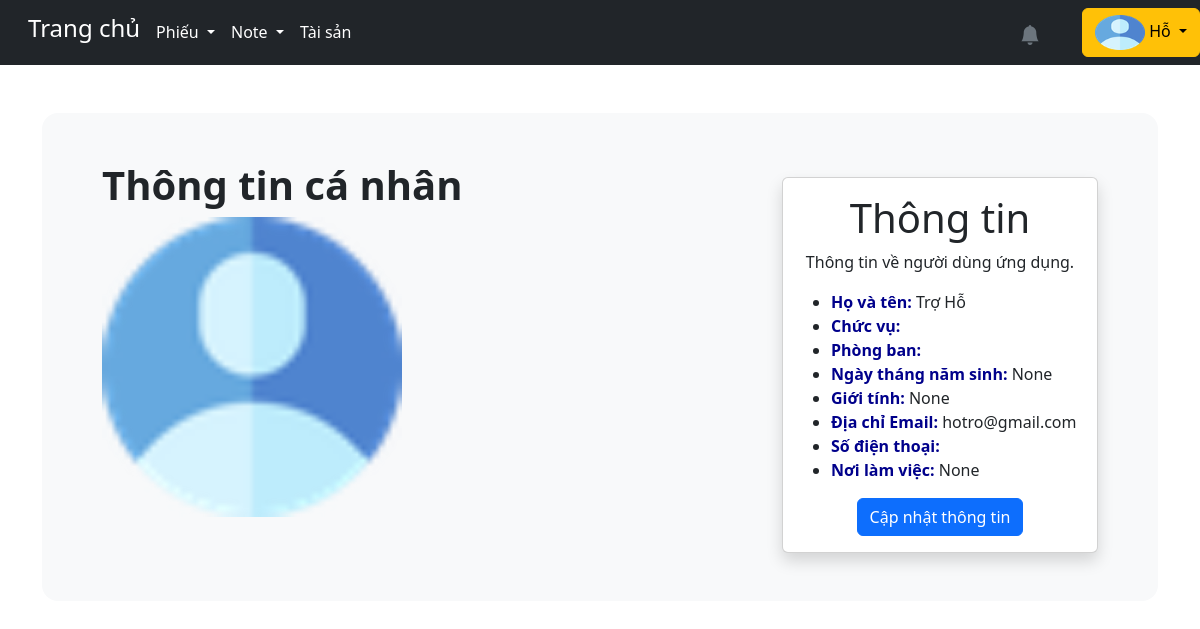
The page /accounts/view_profile/ (signed in) on the database its author committed.
### accounts/models.py (models this page shows, shortened)
class User(AbstractUser):
    is_customer = models.BooleanField(default=False)
    is_engineer = models.BooleanField(default=False)
    email = models.EmailField(unique=False)
    username = models.CharField(max_length=1000, unique=True)
    first_name = models.CharField(max_length=20, default='')
    last_name = models.CharField(max_length=100, default='')
    avatar = ProcessedImageField(upload_to=user_directory_path,
                                 processors=[ResizeToFill(500, 500)],
                                 format='PNG',  # Đổi từ JPEG sang PNG
                                 options={'quality': 90},
                                 default='avatars/avt.jpg',
                                 blank=True,
                                 null=True)
    avatar_small = ImageSpecField(source='avatar',
                                  processors=[ResizeToFill(100, 100)],
                                  format='PNG',
                                  options={'quality': 50})
    avatar_medium = ImageSpecField(source='avatar',
                                   processors=[ResizeToFill(500, 500)],
                                   format='PNG',
                                   options={'quality': 90})
    school = models.CharField(max_length=200, null=True)
    PLACES_CHOICES = (
        ('Ban lãnh đạo','Ban lãnh đạo'),
        ('Phòng mầm non 1', 'Phòng mầm non 1'),
        ('Phòng mầm non 2', 'Phòng mầm non 2'),
        ('Phòng mầm non 3', 'Phòng mầm non 3'),
        ('Phòng tiểu học', 'Phòng tiểu học'),
        ('Phòng hành chính', 'Phòng hành chính'),
        ('Ban kiểm soát', 'Ban kiểm soát'),
        ('Phòng kế toán', 'Phòng kế toán'),
        ('Phòng kinh doanh marketing', 'Phòng kinh doanh marketing'),
        ('Phòng nhân sự', 'Phòng nhân sự'),
        ('Học viện Enspire Láng Hạ','Học viện Enspire Láng Hạ'),
        ('Enspire Hải Phòng', 'Enspire Hải Phòng'),
        ('Phòng công nghệ', 'Phòng công nghệ'),
        ('Phòng R&D mầm non', 'Phòng R&D mầm non'),
    )
    work_place = models.CharField(max_length=50, choices=PLACES_CHOICES, default='')
    date_of_birth = models.DateField(null=True, blank=True)
    phone_regex = RegexValidator (regex=r'^\+?1?\d{9,15}$', message="Lỗi, hãy nhập lại!")
    phone = models.CharField(validators=[phone_regex], max_length=10, blank=True)
    GENDER_CHOICES = (
        ('Nam', 'Male'),
        ('Nữ', 'Female'),
        ('Khác', 'Other'),
    )
    gender = models.CharField(max_length=4, choices=GENDER_CHOICES, blank=True, null=True)
    title = models.CharField(max_length=1000, default='')

### accounts/views.py (the view, shortened to what this page needs)
# urls.py: path('view_profile/', views.view_profile, name='view_profile'),
@login_required
def view_profile(request):
    user = request.user
    return render(request, 'accounts/view_profile.html', {'user': user})

### templates/accounts/view_profile.html (shortened to what this page needs)
{% extends "base.html" %}
{% load static %}
{% load widget_tweaks %}
{% block content %}
<link href="{% static 'css/lightbox.min.css' %}" rel="stylesheet" />
    <div id="content" style="display:none;">
<div class="container-fluid">
    <div class="row p-5 mb-4 bg-light rounded-4">
        <div class="col-md-8">
            <div class="py-8">
                <h1 class="display-6 fw-bold">Thông tin cá nhân</h1>
            </div>
<div class = 'col-md-6'>
            <p>
		<a href="{% if user.avatar_medium %}{{ user.avatar_medium.url }}{% else %}{% static 'media/avatars/avt.jpg' %}{% endif %}" data-lightbox="profile-image" data-title="{{user.last_name}} {{user.first_name}}">
                <img src="{% if user.avatar_medium %}{{ user.avatar_medium.url }}{% else %}{% static 'media/avatars/avt.jpg' %}{% endif %}" class="profile-image img-fluid" alt="avatar"></a>
	   </p>
</div>
        </div>
        <div class="col-md-4 col-sm-12 order-md-1 order-12">
            <div class="card shadow">
                <div class="card-body">
                    <div class="py-6">
                        <center><h2 class="display-6">Thông tin</h2>
                        <p>Thông tin về người dùng ứng dụng.</p></center>
                        <ul class="icon-list">
                            <li><b><a style="color:darkblue;">Họ và tên:</a></b> {{user.last_name}} {{user.first_name}}</li>
                            <li><b><a style="color:darkblue;">Chức vụ:</a></b> {{user.title}}</li>
                            <li><b><a style="color:darkblue;">Phòng ban:</a></b> {{user.work_place}}</li>
                            <li><b><a style="color:darkblue;">Ngày tháng năm sinh:</a></b> {{user.date_of_birth}}</li>
                            <li><b><a style="color:darkblue;">Giới tính:</a></b> {{user.gender}}</li>
                            <li><b><a style="color:darkblue;">Địa chỉ Email:</a></b> {{user.email}}</li>
                            <li><b><a style="color:darkblue;">Số điện thoại:</a></b> {{user.phone}}</li>
                            <li><b><a style="color:darkblue;">Nơi làm việc:</a></b> {{user.school}}</li>
                        </ul>
                        <center><a class="btn btn-primary" href="{% url 'update_profile' %}">Cập nhật thông tin</a></center>
                    </div>
                </div>
            </div>
        </div>
    </div>
</div>
{% endblock content %}

### templates/base.html (shortened to what this page needs)
<!DOCTYPE html>
<html lang="vi">
{% load static %}
{% load widget_tweaks %}
<head>
{% load bootstrap_icons %}
<link rel="stylesheet" href="https://cdn.jsdelivr.net/npm/bootstrap-icons@1.2.1/font/bootstrap-icons.css">
<link rel="stylesheet" href="{% static 'bootstrap_icons/css/bootstrap_icons.css' %}">
<link href="https://cdn.jsdelivr.net/npm/bootstrap@5.3.2/dist/css/bootstrap.min.css" rel="stylesheet">
<link rel="stylesheet" type="text/css" href="https://cdnjs.cloudflare.com/ajax/libs/toastr.js/latest/css/toastr.min.css">
</head>
<body>
    <nav class="navbar navbar-expand-lg navbar-dark sticky-top bg-dark">
	<div class=" d-flex align-items-left">
        <div class="container-fluid">
	<div class="d-flex align-items-center">
            <div class="collapse navbar-collapse" id="navbarSupportedContent">
                {% if request.user.is_customer %}
		&emsp;<strong><h4><a class="nav-link active" aria-current="page" href="/" style="color: white;">Trang chủ</a></h4></strong>
                &emsp;<div class="nav-item dropdown"><a class="nav-link active dropdown-toggle" href="#" id="navbarDropdown" role="button"
                    data-bs-toggle="dropdown" aria-expanded="false" style="color: white;">
                        Phiếu
                    </a>
                    <ul class="dropdown-menu" aria-labelledby="navbarDropdown">
                        <li><a class="btn dropdown-item" href="{% url 'create_ticket' %}">Tạo phiếu</a></li>
                        <li><a class="btn dropdown-item" href="{% url 'customer_active_tickets' %}">Phiếu chờ xử lý</a></li>
                        <li><a class="btn dropdown-item" href="{% url 'customer_resolved_tickets' %}">Phiếu đã xử lý</a></li>
                        <li><a class="btn dropdown-item" href="{% url 'customer_view_tickets' %}">Tất cả phiếu</a></li>
                    </ul>
                    </div>
                    {% elif request.user.is_engineer %}
		    &emsp;<strong><h4><a class="nav-link active" aria-current="page" href="/" style="color: white;">Trang chủ</a></h4></strong>
                    &emsp;<div class="nav-item dropdown"><a class="nav-link active dropdown-toggle" href="#" id="navbarDropdown" role="button"
                        data-bs-toggle="dropdown" aria-expanded="false" style="color: white;">
                            Phiếu
                        </a>
                        </div>
                    {% endif %}
                 &emsp;<div class="nav-item dropdown"><a class="nav-link active dropdown-toggle" href="#" id="navbarDropdown" role="button"
                    data-bs-toggle="dropdown" aria-expanded="false" style="color: white;">
                        Note
                    </a>
                </div>
                 &emsp;<a class="nav-link active" aria-current="page" href="{% url 'view_department' %}" style="color: white;">Tài sản</a>
            </div>
        </div>
</div>
</div>
                <div class="ms-auto d-flex align-items-center" style="margin-right: 15px;">
                    <div id="notification-container">
                        <button class="btn btn-warning position-relative" id="bellIcon" onclick="toggleNotificationDropdown(event)" style="background: none; border: none; color: #6c757d; padding: 8px 12px;">
                            <i class="bi bi-bell-fill fs-5"></i>
                        </button>
                    </div>
                </div>
                    <button type="button" class="btn btn-warning dropdown-toggle text-wrap-button" style='max-width:150px; max-height: 50px;' data-bs-toggle="dropdown" data-bs-display="static" aria-expanded="false">
                            <img src="{% if request.user.avatar %}{{ request.user.avatar.url }}{% else %}{% static 'media/avatars/avt.jpg' %}{% endif %}" class="avatar" alt="avatar">
                            <span class="user-name">{{request.user.first_name}}</span>
                        </button>
    </nav>
<div class="container mt-5">
    {% block content %}
    {% endblock content %}
</div>
</body>
</html>

### templates/base.html (style rules this page uses)
html, body { height: 100%; background-image: url('/static/media/pexels-eberhard-grossgasteiger-2310713.jpg'); background-size:cover ; background-position: relative; background-repeat:repeat; height: fit-content; margin-bottom: auto; }
.avatar { max-width: 50px; max-height: 35px; width: 50px; height: 35px; border-radius: 10%; }
#notification-container { display: block; margin-top: 5px; }
#notification-container { position: relative; margin-right: 15px; }
.navbar-collapse { display: flex; justify-content: space-between; align-items: center; }

### templates/accounts/view_profile.html (style rules this page uses)
html, body { height: 100%; width: 100%; margin: 0; padding: 0; overflow: hidden; background-image: url('/static/media/pexels-eberhard-grossgasteiger-2310713.jpg'); background-size: cover; background-position: relative; background-repeat: repeat; height: fit-content; }
.avatar { max-width: 50px; max-height: 35px; width: 50px; height: 35px; border-radius: 10%; }
.profile-image { width: 300px; height: 300px; border-radius: 10%; display: block; }

### rows shown on the page
User: avatar (picture), user.first_name "Hỗ", last_name "Trợ", first_name "Hỗ", date_of_birth "None", gender "None", email "hotro@gmail.com", school "None"
